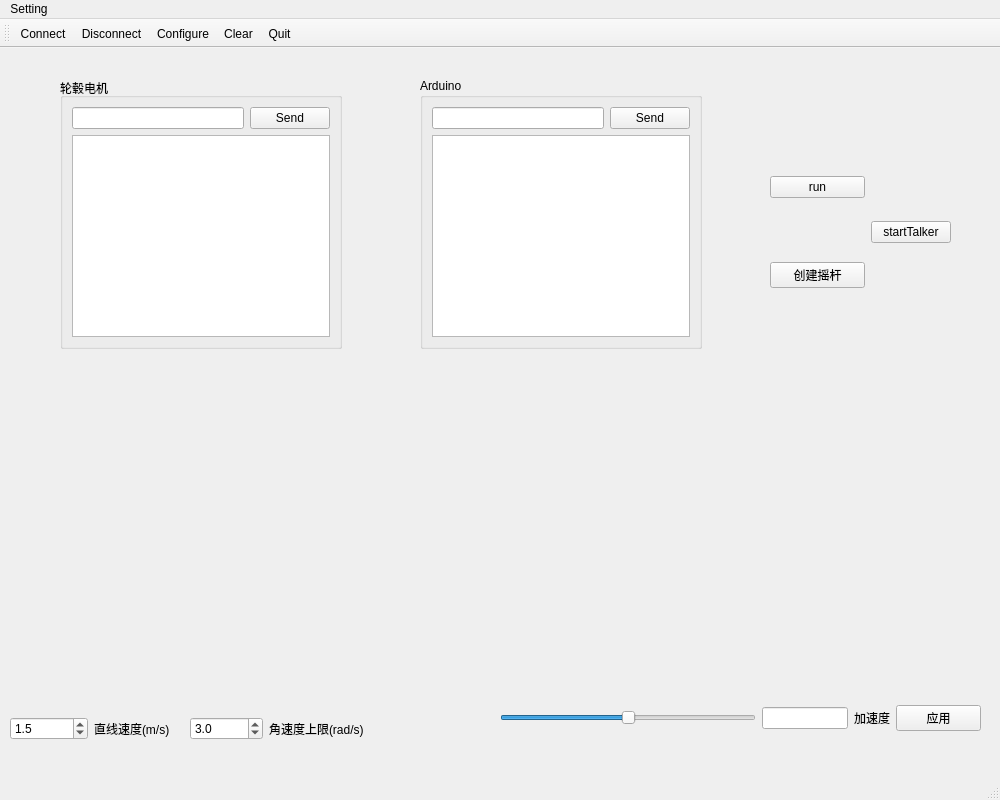
<?xml version="1.0" encoding="UTF-8"?>
<ui version="4.0">
 <class>MainWindow</class>
 <widget class="QMainWindow" name="MainWindow">
  <property name="geometry">
   <rect>
    <x>0</x>
    <y>0</y>
    <width>1000</width>
    <height>800</height>
   </rect>
  </property>
  <property name="windowTitle">
   <string>MainWindow</string>
  </property>
  <widget class="QWidget" name="centralwidget">
   <widget class="QWidget" name="layoutWidget">
    <property name="geometry">
     <rect>
      <x>770</x>
      <y>110</y>
      <width>181</width>
      <height>149</height>
     </rect>
    </property>
    <layout class="QHBoxLayout" name="buttons">
     <item>
      <layout class="QVBoxLayout" name="verticalLayout">
       <property name="leftMargin">
        <number>0</number>
       </property>
       <item>
        <widget class="QPushButton" name="pushButton_2">
         <property name="text">
          <string>run</string>
         </property>
         <property name="autoRepeat">
          <bool>true</bool>
         </property>
        </widget>
       </item>
       <item>
        <spacer name="horizontalSpacer">
         <property name="orientation">
          <enum>Qt::Horizontal</enum>
         </property>
         <property name="sizeHint" stdset="0">
          <size>
           <width>40</width>
           <height>20</height>
          </size>
         </property>
        </spacer>
       </item>
       <item>
        <spacer name="horizontalSpacer_2">
         <property name="orientation">
          <enum>Qt::Horizontal</enum>
         </property>
         <property name="sizeHint" stdset="0">
          <size>
           <width>40</width>
           <height>20</height>
          </size>
         </property>
        </spacer>
       </item>
       <item>
        <widget class="QPushButton" name="pushButton_3">
         <property name="text">
          <string>创建摇杆</string>
         </property>
        </widget>
       </item>
      </layout>
     </item>
     <item>
      <widget class="QPushButton" name="pushButton">
       <property name="enabled">
        <bool>true</bool>
       </property>
       <property name="text">
        <string>startTalker</string>
       </property>
       <property name="checkable">
        <bool>true</bool>
       </property>
      </widget>
     </item>
    </layout>
   </widget>
   <widget class="CustomButton" name="rocker">
    <property name="geometry">
     <rect>
      <x>20</x>
      <y>400</y>
      <width>250</width>
      <height>250</height>
     </rect>
    </property>
    <property name="autoRepeat" stdset="0">
     <bool>true</bool>
    </property>
    <property name="autoRepeatDelay" stdset="0">
     <number>300</number>
    </property>
    <property name="autoRepeatInterval" stdset="0">
     <number>200</number>
    </property>
   </widget>
   <widget class="QWidget" name="layoutWidget2">
    <property name="geometry">
     <rect>
      <x>500</x>
      <y>640</y>
      <width>481</width>
      <height>60</height>
     </rect>
    </property>
    <layout class="QHBoxLayout" name="horizontalLayout_2" stretch="3,1,0,1">
     <item>
      <widget class="QSlider" name="accelerationSliderBar">
       <property name="minimum">
        <number>0</number>
       </property>
       <property name="maximum">
        <number>100</number>
       </property>
       <property name="singleStep">
        <number>1</number>
       </property>
       <property name="value">
        <number>50</number>
       </property>
       <property name="orientation">
        <enum>Qt::Horizontal</enum>
       </property>
      </widget>
     </item>
     <item>
      <widget class="QLineEdit" name="accelerationEdit">
       <property name="readOnly">
        <bool>true</bool>
       </property>
      </widget>
     </item>
     <item>
      <widget class="QLabel" name="label_2">
       <property name="text">
        <string>加速度</string>
       </property>
       <property name="alignment">
        <set>Qt::AlignCenter</set>
       </property>
      </widget>
     </item>
     <item>
      <widget class="QPushButton" name="applyButton">
       <property name="text">
        <string>应用</string>
       </property>
      </widget>
     </item>
    </layout>
   </widget>
   <widget class="QGroupBox" name="groupBox">
    <property name="geometry">
     <rect>
      <x>60</x>
      <y>30</y>
      <width>282</width>
      <height>271</height>
     </rect>
    </property>
    <property name="title">
     <string>轮毂电机</string>
    </property>
    <layout class="QVBoxLayout" name="verticalLayout_6">
     <item>
      <layout class="QHBoxLayout" name="horizontalLayout">
       <item>
        <widget class="QLineEdit" name="sendEdit"/>
       </item>
       <item>
        <widget class="QPushButton" name="sendButton">
         <property name="text">
          <string>Send</string>
         </property>
        </widget>
       </item>
      </layout>
     </item>
     <item>
      <widget class="QListWidget" name="logWidget">
       <property name="autoScroll">
        <bool>true</bool>
       </property>
       <property name="editTriggers">
        <set>QAbstractItemView::NoEditTriggers</set>
       </property>
      </widget>
     </item>
    </layout>
   </widget>
   <widget class="QGroupBox" name="groupBox_2">
    <property name="geometry">
     <rect>
      <x>420</x>
      <y>30</y>
      <width>282</width>
      <height>271</height>
     </rect>
    </property>
    <property name="title">
     <string>Arduino</string>
    </property>
    <layout class="QVBoxLayout" name="verticalLayout_7">
     <item>
      <layout class="QHBoxLayout" name="horizontalLayout_3">
       <item>
        <widget class="QLineEdit" name="sendEdit_2"/>
       </item>
       <item>
        <widget class="QPushButton" name="sendButton_2">
         <property name="text">
          <string>Send</string>
         </property>
        </widget>
       </item>
      </layout>
     </item>
     <item>
      <widget class="QListWidget" name="logWidget_2">
       <property name="autoScroll">
        <bool>true</bool>
       </property>
       <property name="editTriggers">
        <set>QAbstractItemView::NoEditTriggers</set>
       </property>
      </widget>
     </item>
    </layout>
   </widget>
   <widget class="QWidget" name="layoutWidget">
    <property name="geometry">
     <rect>
      <x>10</x>
      <y>660</y>
      <width>161</width>
      <height>41</height>
     </rect>
    </property>
    <layout class="QHBoxLayout" name="horizontalLayout_4" stretch="0,0">
     <item>
      <widget class="QDoubleSpinBox" name="velSpinBox">
       <property name="decimals">
        <number>1</number>
       </property>
       <property name="maximum">
        <double>3.000000000000000</double>
       </property>
       <property name="singleStep">
        <double>0.200000000000000</double>
       </property>
       <property name="value">
        <double>1.500000000000000</double>
       </property>
      </widget>
     </item>
     <item>
      <widget class="QLabel" name="label">
       <property name="text">
        <string>直线速度(m/s)</string>
       </property>
      </widget>
     </item>
    </layout>
   </widget>
   <widget class="QWidget" name="layoutWidget_2">
    <property name="geometry">
     <rect>
      <x>190</x>
      <y>660</y>
      <width>174</width>
      <height>41</height>
     </rect>
    </property>
    <layout class="QHBoxLayout" name="horizontalLayout_6" stretch="0,0">
     <item>
      <widget class="QDoubleSpinBox" name="angleSpinBox">
       <property name="decimals">
        <number>1</number>
       </property>
       <property name="maximum">
        <double>6.000000000000000</double>
       </property>
       <property name="singleStep">
        <double>0.200000000000000</double>
       </property>
       <property name="value">
        <double>3.000000000000000</double>
       </property>
      </widget>
     </item>
     <item>
      <widget class="QLabel" name="label_4">
       <property name="text">
        <string>角速度上限(rad/s)</string>
       </property>
      </widget>
     </item>
    </layout>
   </widget>
  </widget>
  <widget class="QMenuBar" name="menubar">
   <property name="geometry">
    <rect>
     <x>0</x>
     <y>0</y>
     <width>1000</width>
     <height>22</height>
    </rect>
   </property>
   <widget class="QMenu" name="menuSetting">
    <property name="title">
     <string>Setting</string>
    </property>
    <addaction name="actionConfigure"/>
    <addaction name="actionConnect"/>
    <addaction name="actionDisconnect"/>
    <addaction name="actionClear"/>
    <addaction name="actionQuit"/>
   </widget>
   <addaction name="menuSetting"/>
  </widget>
  <widget class="QStatusBar" name="statusBar"/>
  <widget class="QToolBar" name="toolBar">
   <property name="windowTitle">
    <string>toolBar</string>
   </property>
   <attribute name="toolBarArea">
    <enum>TopToolBarArea</enum>
   </attribute>
   <attribute name="toolBarBreak">
    <bool>false</bool>
   </attribute>
   <addaction name="actionConnect"/>
   <addaction name="actionDisconnect"/>
   <addaction name="actionConfigure"/>
   <addaction name="actionClear"/>
   <addaction name="actionQuit"/>
  </widget>
  <action name="actionConnect">
   <property name="checkable">
    <bool>false</bool>
   </property>
   <property name="icon">
    <iconset resource="../qt_app.qrc">
     <normaloff>:/images/connect.png</normaloff>:/images/connect.png</iconset>
   </property>
   <property name="text">
    <string>Connect</string>
   </property>
  </action>
  <action name="actionConfigure">
   <property name="icon">
    <iconset resource="../qt_app.qrc">
     <normaloff>:/images/settings.png</normaloff>:/images/settings.png</iconset>
   </property>
   <property name="text">
    <string>Configure</string>
   </property>
  </action>
  <action name="actionDisconnect">
   <property name="icon">
    <iconset resource="../qt_app.qrc">
     <normaloff>:/images/disconnect.png</normaloff>:/images/disconnect.png</iconset>
   </property>
   <property name="text">
    <string>Disconnect</string>
   </property>
  </action>
  <action name="actionQuit">
   <property name="icon">
    <iconset resource="../qt_app.qrc">
     <normaloff>:/images/application-exit.png</normaloff>:/images/application-exit.png</iconset>
   </property>
   <property name="text">
    <string>Quit</string>
   </property>
  </action>
  <action name="actionClear">
   <property name="icon">
    <iconset resource="../qt_app.qrc">
     <normaloff>:/images/clear.png</normaloff>:/images/clear.png</iconset>
   </property>
   <property name="text">
    <string>Clear</string>
   </property>
  </action>
 </widget>
 <customwidgets>
  <customwidget>
   <class>CustomButton</class>
   <extends>QWidget</extends>
   <header>CustomButton.h</header>
  </customwidget>
 </customwidgets>
 <resources>
  <include location="../qt_app.qrc"/>
 </resources>
 <connections/>
</ui>
